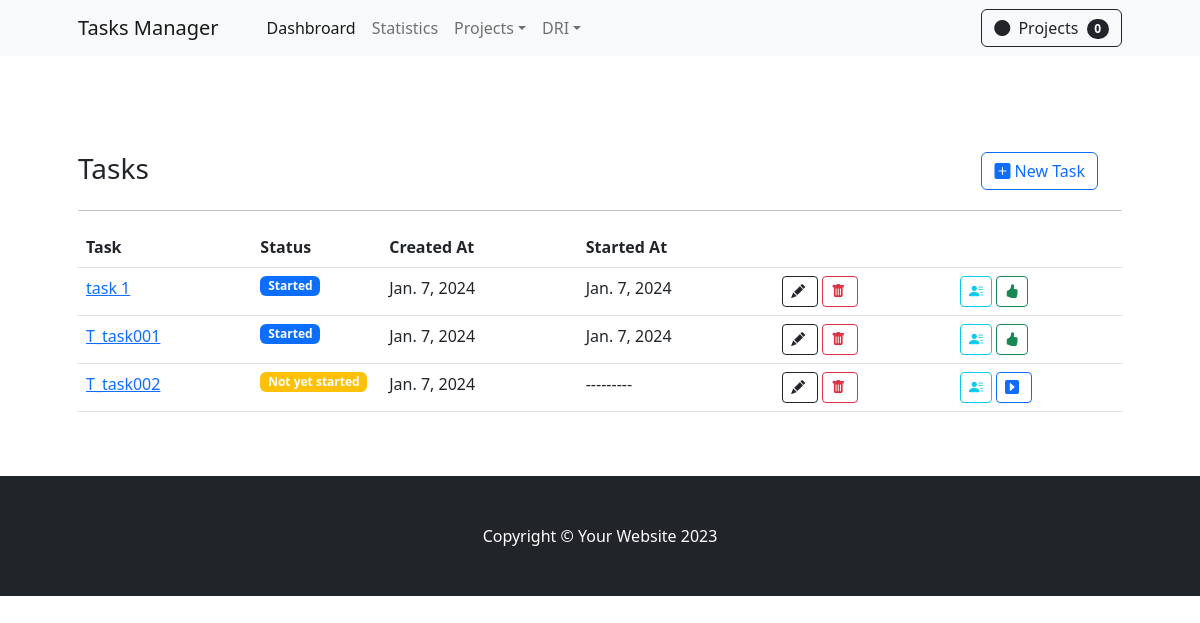
The app's page /tasks/4/ with its own data.
### apps/backend/models.py (models this page shows, shortened)
class Task(models.Model):
    title           = models.CharField(max_length=100)
    description     = models.TextField(blank=False)
    phase           = models.ForeignKey(Phase, on_delete=models.CASCADE, related_name='tasks')
    created_at      = models.DateTimeField(default=datetime.now)
    updated_at      = models.DateTimeField(default=datetime.now)
    ongoing         = models.BooleanField(default=False)
    started_at      = models.DateTimeField(default=datetime.now)
    finished        = models.BooleanField(default=False)
    finished_at     = models.DateTimeField(default=datetime.now)

### apps/backend/views/tasks.py (the view)
# urls.py: path('tasks/<int:phase_id>/', view=task_list, name='task-list'),
def task_list(request, phase_id):
    tasks = Task.objects.filter(phase_id=phase_id)
    if (tasks):
        context = {
            'error': False,
            'tasks': tasks,
            'phase_id': phase_id
        }
    else:
        context = {
            'error': True,
            'message': 'There is no tasks for this phase',
            'phase_id': phase_id
        }
    return render(request, 'tasks/task_list.html', context)

### apps/backend/templates/tasks/task_list.html (shortened to what this page needs)
{% extends '_base.html' %}
{% load crispy_forms_tags %}
{% load static %}
{% block content %}
<section class="py-5">
    <div class="container px-4 px-lg-5 mt-5">
        <div class="row col-12">
            <div class="col-6">
                <h3> Tasks </h3>
            </div>
            <div class="col-6">
                <a href="{% url 'task-create' phase_id %}" class="btn btn-outline-primary float-end"> <i class="bi bi-plus-square-fill"></i> New Task </a>
            </div>
        </div>
        <hr>
        {% if error is False %}
            <table class="table flex-fill table-responsive">
                <tr>
                    <th>Task </th>
                    <th> Status </th>
                    <th>Created At</th>
                    <th> Started At </th>
                    <th></th>
                    <th></th>
                </tr>
                {% for task in tasks %}
                    <tr>
                        <td>
                            <a href="{% url 'responsible-task-detail' task.id %}">{{task.title}}</a>
                        </td>
                        <td>
                            {% if task.ongoing == True %}
                                <div class="badge bg-primary text-white position-absolute" ">Started</div>
                            {% else %}
                                <div class="badge bg-warning text-white position-absolute" ">Not yet started</div>
                            {% endif %}
                        </td>
                        <td> {{task.created_at|date}} </td>
                        <td>
                            {% if task.ongoing == True %}
                                {{task.started_at|date}}
                            {% else %}
                                ---------
                            {% endif %}
                        </td>
                        <td>
                            <a class="btn btn-sm btn-outline-dark" title="Edit Task" href="{% url 'task-delete' task.id %}">
                                <i class="bi bi-pencil-fill me-1"></i>
                            </a>
                            <a class="btn btn-sm btn-outline-danger" title="Delete Task" href="{% url 'task-delete' task.id %}">
                                <i class="bi bi-trash-fill me-1"></i>
                            </a>
                        </td>
                        <td>
                            <a class="btn btn-sm btn-outline-info" title="Responsibles" href="{% url 'responsible-task-detail' task.id %}">
                                <i class="bi bi-person-lines-fill"></i>
                            </a>
                            {% if task.ongoing == True %}
                                <a class="btn btn-sm btn-outline-success" title="Terminate Task" href="{% url 'terminate-task' task.id %}">
                                    <i class="bi bi-hand-thumbs-up-fill"></i>
                                </a>
                            {% else %}
                                <a class="btn btn-sm btn-outline-primary" title="Start Task" href="{% url 'start-task' task.id %}">
                                    <i class=" bi bi-caret-right-square-fill me-1"></i>
                                </a>
                            {% endif %}
                        </td>
                    </tr>
                {% endfor %}
            </table>
        {% else %}
            <h1 style="color: red;">{{message}}</h1>
        {% endif %}
    </div>
</section>
{% endblock %}

### records on screen
Task: title "task 1", ongoing "Started", created_at "Jan. 7, 2024", started_at "Jan. 7, 2024"
Task: title "T_task001", ongoing "Started", created_at "Jan. 7, 2024", started_at "Jan. 7, 2024"
Task: title "T_task002", ongoing "Not yet started", created_at "Jan. 7, 2024"

### other values on screen
{{ object_list|length }} "0"
